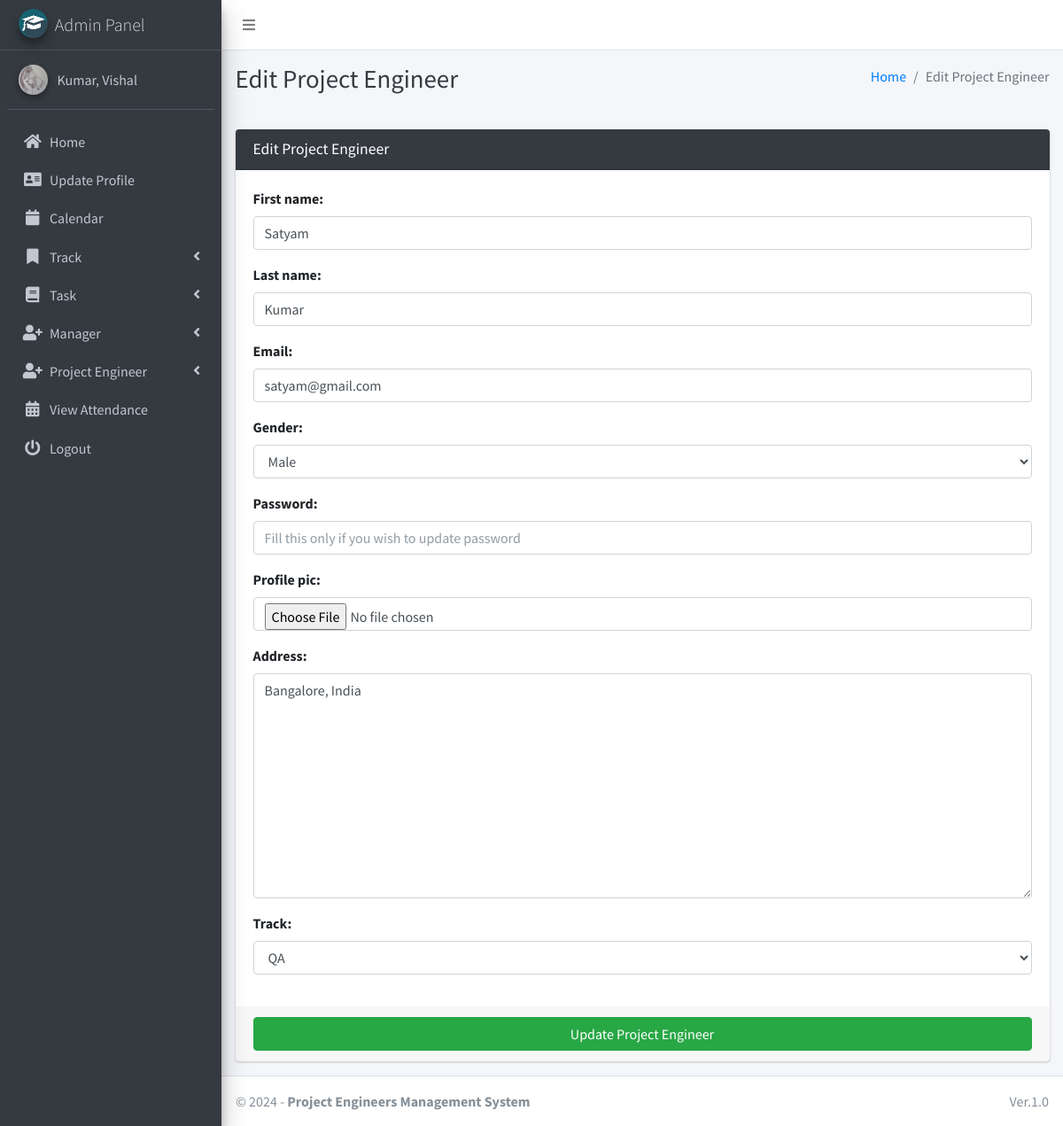
The app's page /manager/projectEngineer/edit/2 (signed in) with its own data.
### main_app/models.py (models this page shows, shortened)
class CustomUser(AbstractUser):
    USER_TYPE = ((1, "HOD"), (2, "Manager"), (3, "ProjectEngineer"))
    GENDER = [("M", "Male"), ("F", "Female")]
    username = None  # Removed username, using email instead
    email = models.EmailField(unique=True)
    user_type = models.CharField(default=1, choices=USER_TYPE, max_length=1) # type: ignore
    gender = models.CharField(max_length=1, choices=GENDER)
    profile_pic = models.ImageField()
    address = models.TextField()
    fcm_token = models.TextField(default="")  # For firebase notifications
    created_at = models.DateTimeField(auto_now_add=True)
    updated_at = models.DateTimeField(auto_now=True)
    USERNAME_FIELD = "email"
    REQUIRED_FIELDS = []
    objects = CustomUserManager()
    def __str__(self):
        return self.last_name + ", " + self.first_name

class ProjectEngineer(models.Model):
    track = models.ForeignKey(Track, on_delete=models.DO_NOTHING, null=True, blank=False)
    admin = models.OneToOneField(CustomUser, on_delete=models.CASCADE, related_name='projectEngineer')

### main_app/manager_views.py (the view)
# urls.py: path("manager/projectEngineer/edit/<int:projectEngineer_id>", manager_views.edit_projectEngineer, name='manager_edit_projectEngineer'),
def edit_projectEngineer(request, projectEngineer_id):
    projectEngineer = get_object_or_404(ProjectEngineer, id=projectEngineer_id)
    form = ProjectEngineerForm(request.POST or None, instance=projectEngineer)
    context = {
        'form': form,
        'projectEngineer_id': projectEngineer_id,
        'page_title': 'Edit Project Engineer'
    }
    if request.method == 'POST':
        if form.is_valid():
            first_name = form.cleaned_data.get('first_name')
            last_name = form.cleaned_data.get('last_name')
            address = form.cleaned_data.get('address')
            username = form.cleaned_data.get('username')
            email = form.cleaned_data.get('email')
            gender = form.cleaned_data.get('gender')
            password = form.cleaned_data.get('password') or None
            track = form.cleaned_data.get('track')
            passport = request.FILES.get('profile_pic') or None
            try:
                user = CustomUser.objects.get(id=projectEngineer.admin.id) # type: ignore
                if passport != None:
                    fs = FileSystemStorage()
                    filename = fs.save(passport.name, passport)
                    passport_url = fs.url(filename)
                    user.profile_pic = passport_url # type: ignore
                user.username = username
                user.email = email # type: ignore
                if password != None:
                    user.set_password(password)
                user.first_name = first_name # type: ignore
                user.last_name = last_name # type: ignore
                user.gender = gender # type: ignore
                user.address = address # type: ignore
                projectEngineer.track = track
                user.save()
                projectEngineer.save()
                messages.success(request, "Successfully Updated")
                return redirect(reverse('manager_edit_projectEngineer', args=[projectEngineer_id]))
            except Exception as e:
                messages.error(request, "Could Not Update " + str(e))
        else:
            messages.error(request, "Please Fill Form Properly!")
    else:
        return render(request, "manager_template/edit_projectEngineer_template.html", context)

### main_app/forms.py
class ProjectEngineerForm(CustomUserForm):
    def __init__(self, *args, **kwargs):
        super(ProjectEngineerForm, self).__init__(*args, **kwargs)
    class Meta(CustomUserForm.Meta):
        model = ProjectEngineer
        fields = CustomUserForm.Meta.fields + \
            ['track']

### main_app/models.py (called while the page is built)
    def __str__(self):
        return self.name

### main_app/templates/manager_template/edit_projectEngineer_template.html
{% extends 'main_app/base.html' %}
{% load static %}
{% block page_title %}{{page_title}}{% endblock page_title %}
{% block content %}
<section class="content">
    <div class="container-fluid">
        <div class="row">
            <div class="col-md-12">
                <div class="card card-dark">
                    <div class="card-header">
                        <h3 class="card-title">{{page_title}}</h3>
                    </div>
                    {% include "main_app/form_template.html" with messages=messages  form=form button_text="Update Project Engineer"%}
                </div>
            </div>
        </div>
    </div>
</section>
{% endblock content %}

### main_app/templates/main_app/sidebar_template.html (shortened to what this page needs)
{% load static %}
<aside class="main-sidebar sidebar-dark-info elevation-4">
    {% if request.user.user_type == '1' %}
    <a href="{% url 'admin_home' %}" class="brand-link">
        <img src="{% static 'dist/img/cmsl.png' %} " alt="AdminLTE Logo"
            class="brand-image img-circle elevation-3" >
        <span class="brand-text font-weight-light">Admin Panel</span>
    </a>
    <div class="sidebar">
        <div class="user-panel mt-3 pb-3 mb-3 d-flex">
            <div class="image">
                <img src="{{ request.user.profile_pic}}" class="img-circle elevation-2" alt="User Image">
            </div>
            <div class="info">
                <a href="#" class="d-block">{{user}}</a>
            </div>
        </div>
        <nav class="mt-2">
            <ul class="nav nav-pills nav-sidebar flex-column" data-widget="treeview" role="menu" data-accordion="false">
                <li class="nav-item">
                    {% url 'admin_home' as admin_home %}
                    <a href="{{admin_home}}" class="nav-link {% if admin_home == request.path %} active {% endif %}">
                        <i class="nav-icon fas fa-home"></i>
                        <p>
                            Home
                        </p>
                    </a>
                </li>
                <li class="nav-item">
                    {% url 'admin_view_profile' as admin_view_profile %}
                    <a href="{{admin_view_profile}}"
                        class="nav-link {% if admin_view_profile == request.path %} active {% endif %}">
                        <i class="nav-icon fas fa-address-card"></i>
                        <p>
                            Update Profile
                        </p>
                    </a>
                </li>
                <li class="nav-item">
                    <a href="/calendar"
                        class="nav-link">
                        <i class="nav-icon fas fa-calendar"></i>
                        <p>
                            Calendar
                        </p>
                    </a>
                </li>
                <li class="nav-item has-treeview">
                    <a href="#" class="nav-link">
                        <i class="nav-icon fas fa-bookmark"></i>
                        <p>
                            Track
                            <i class="fas fa-angle-left right"></i>
                        </p>
                    </a>
                </li>
                <li class="nav-item has-treeview">
                    <a href="#" class="nav-link">
                        <i class="nav-icon fas fa-book"></i>
                        <p>
                            Task
                            <i class="fas fa-angle-left right"></i>
                        </p>
                    </a>
                </li>
                <li class="nav-item has-treeview">
                    <a href="#" class="nav-link">
                        <i class="nav-icon fas fa-user-plus"></i>
                        <p>
                            Manager
                            <i class="fas fa-angle-left right"></i>
                        </p>
                    </a>
        </li>
        <li class="nav-item has-treeview">
            <a href="#" class="nav-link">
                <i class="nav-icon fas fa-user-plus"></i>
                <p>
                    Project Engineer
                    <i class="fas fa-angle-left right"></i>
                </p>
            </a>
        </li>
         <li class="nav-item">
            {% url 'admin_view_attendance' as admin_view_attendance %}
                    <a href="{{ admin_view_attendance }}"
                        class="nav-link  {% if admin_view_attendance == request.path %} active {% endif %}">
                        <i class="nav-icon fas fa-calendar-alt"></i>
                        <p>
                            View Attendance
                        </p>
                    </a>
                </li>
                                        {% endif %}
                                        <li class="nav-item">
                                            <a href="{% url 'user_logout' %}"
                                                onclick="return confirm('Your session would be terminated.\n\nProceed?')"
                                                class="nav-link">
                                                <i class="nav-icon fas fa-power-off"></i>
                                                <p>
                                                    Logout
                                                </p>
                                            </a>
                                        </li>
                                    </ul>
                                </nav>
                            </div>
</aside>

### main_app/templates/main_app/form_template.html (shortened to what this page needs)
<form role="form" method="POST" enctype="multipart/form-data">
    <div class="card-body">
        {% for field in form  %}
        <div class="form-group">
            {{field.label_tag}}
            {{field}}
        </div>
        {% endfor %}
    </div>
    <div class="card-footer">
        <button type="submit" class="btn btn-success btn-block">
            {% if button_text %}
            {{button_text}}
            {% else %}
            Submit
            {% endif %}
        </button>
    </div>
</form>

### records on screen
CustomUser: user.profile_pic (picture), last_name+first_name "Kumar, Vishal"
ProjectEngineer: form "QA"

### other values on screen
{{ page_title }} "Edit Project Engineer"
{{ field.label_tag }} "First name:" "Last name:" "Email:" "Gender:" "Password:" "Profile pic:" "Address:" "Track:"
{{ button_text }} "Update Project Engineer"
